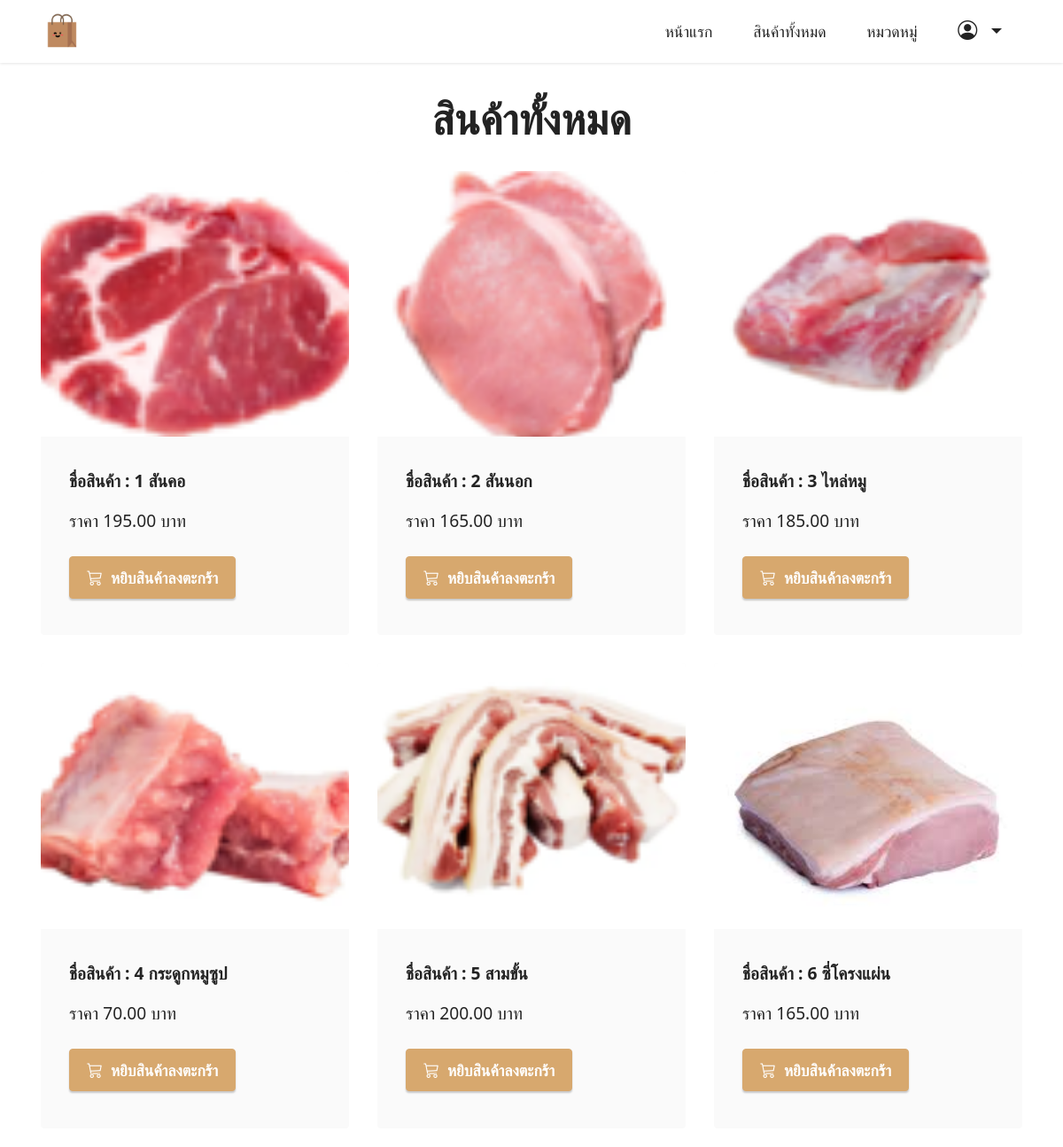
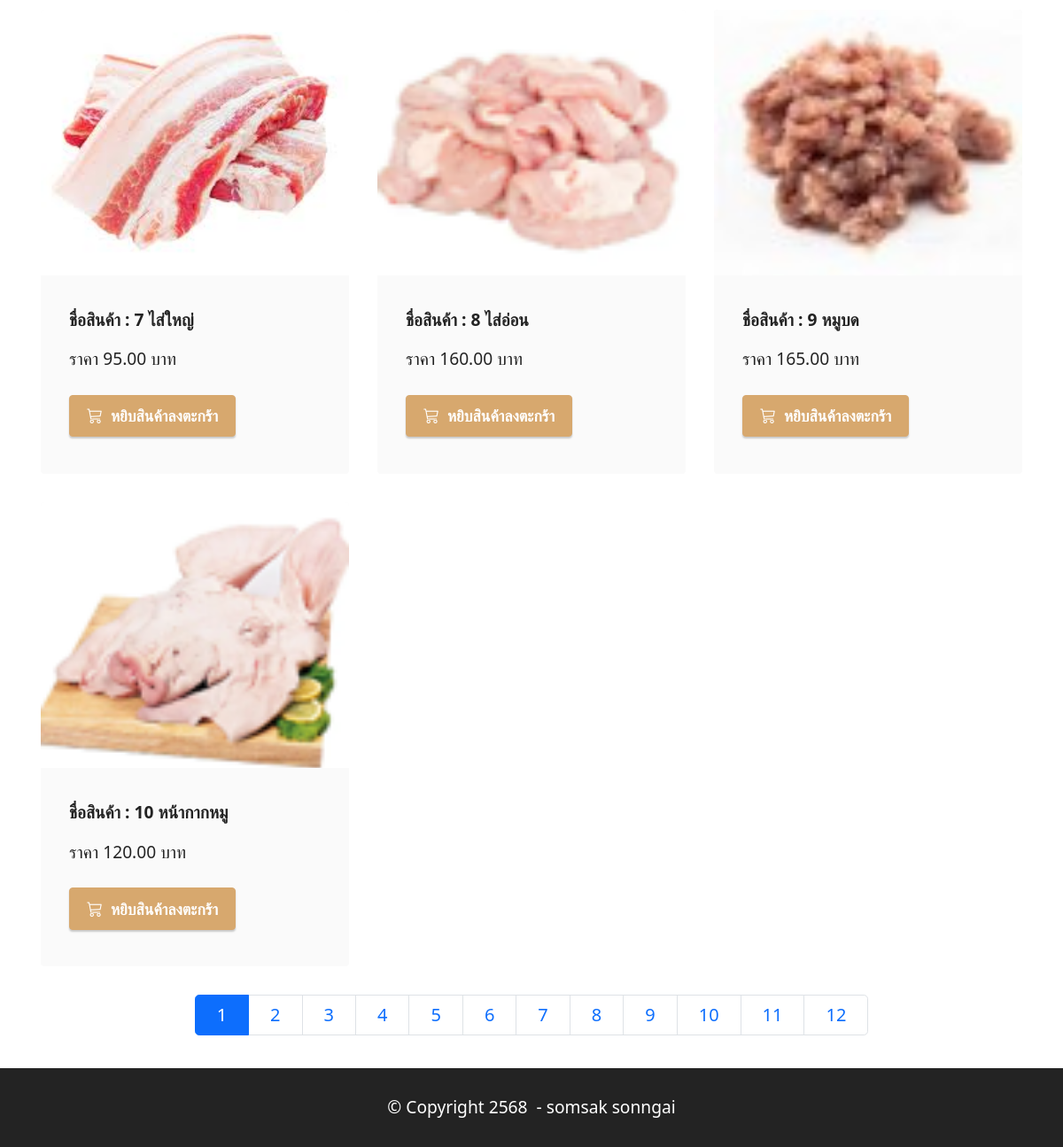
The app's page /product/ with its own data (2 pictures, top to bottom).
### productapp/models.py (models this page shows, shortened)
class Product1(models.Model):
    category = models.ForeignKey('Category',on_delete=models.CASCADE,null=True,verbose_name="หมวดหมู่สินค้า")
    name = models.CharField("ชื่อสินค้า", max_length=100)
    description = models.TextField("รายละเอียดสินค้า", max_length=500)
    price = models.DecimalField("ราคาขาย", max_digits=10, decimal_places=2)
    stock = models.DecimalField("จำนวนในสต๊อก", max_digits=10, decimal_places=2)
    is_trending = models.BooleanField("สินค้าแนะนำ", default=False)
    image = models.ImageField("รูปสินค้า", upload_to="product")
    profitprice = models.DecimalField("ราคากำไร", max_digits=10, decimal_places=2)
    created_at = models.DateTimeField("วันที่เพิ่มสินค้า", auto_now_add=True)
    updated_at = models.DateTimeField("วันที่แก้ไขล่าสุด", auto_now=True)
    barcode = models.CharField("บาร์โค้ด", max_length=13, unique=True)
    class Meta:
        verbose_name = "Product"
        verbose_name_plural = "รายการสินค้า"

### productapp/views.py (the view)
# urls.py: path('product/',views.product_list,name='product1'),
def product_list(request):
     all_product=Product1.objects.all().order_by("category") # เรียกลำดับจากชื่อสินค้า ถ้าเป็นการเพิ่ม order_by ตัวนี้จะมีการเชื่อมโยงกับ Product.html
     page=request.GET.get("page") # ดึงค่า parameter page เพิ่อระบุว่าผู้ใช้ต้องการดูหน้าที่เท่าไหร่ ถ้าไม่มี parametre page ใน url ค่านี้จะเป็น  None
     paginator=Paginator(all_product,10) #สร้าง object Paginator เพื่อแบ่งข้อมูล all_product ออกเป็นหน้า page โดยแต่ล่ะหน้าจะแสดงข้อมูล 3 รายการ
     all_product=paginator.get_page(page) #ดึงข้อมูลของหน้าที่ผู้ชายที่จะต้องการดู (ตามค่า page ที่ได้จาก url ) ถ้า page เป็น None  หรือไม่ถูกต้อง (เช่น มากกว่าจำนวณหน้าทั้งหมด ) จะดึงข้อมูลหน้าแรกมาให้โดยอัตโนมัติ
     return render (request,"product.html",{"all_product":all_product}) #ทำการดึงค่าตัวแปรมาเก็บไว้แล้ว Return กับไป

### productapp/templates/product.html (shortened to what this page needs)
{% extends "layout.html"%}
{% load humanize %}
{% block content%}
<section class="content2 cid-tsEQSCqggh" id="content2-2">
    <div class="container">
        <div class="mbr-section-head">
            <h4 class="mbr-section-title mbr-fonts-style align-center mb-0 display-2">
                <strong>สินค้าทั้งหมด</strong>
            </h4>
        </div>
        <div class="row mt-4">
        {% for Product1 in all_product %}
        <div class="item features-image сol-12 col-md-6 col-lg-4">
            <div class="item-wrapper">
                <div class="item-img">
                    <a href="{% url 'productDetail' Product1.id %}">
                        <img src="{{ Product1.image.url }}" >
                    </a>
                </div>
                <div class="item-content">
                    <h6 class="item-subtitle mbr-fonts-style mt-1 display-7">
                        <strong>ชื่อสินค้า : {{Product1.name}}</strong>
                    </h6>
                    <p class="mbr-text mbr-fonts-style mt-3 display-7">ราคา {{Product1.price | intcomma}} บาท</p>
                </div>
                <div class="mbr-section-btn item-footer mt-2">
                    {%if Product1.stock <= 0 %}
                         <h2 class="text-secondary text-center" t>สินค้าหมด</h2>
                    {% else %}
                        <a href="{% url 'addCart' Product1.id %}" class="btn btn-primary display-4">
                             <i class="bi bi-cart3"></i></i>&nbsp;
                                หยิบสินค้าลงตะกร้า
                         </a>
                     {% endif %}
                </div>
            </div>
        </div>
        {% endfor %}
        <nav aria-label="product-pagination" class="media-container-row">
            <ul class="pagination pagination-lg">
               {% for num in all_product.paginator.page_range %} <!--ตัวนี้สมารถเข้าไปเรียกใช้ให้ปุ่มมันเรียงกันได้ สามารถเข้าไปที่ all_product.paginator.page_range ->>
                    {% if num != all_product.number %}
                        <li class="page-item ">
                            <a class="page-link" href="?page={{num}}">{{num}}</a>
                        </li>
                    {% else %}
                        <li class="page-item active ">
                            <a class="page-link" href="?page={{num}}">{{num}}</a>
                        </li>
                     {% endif %}
               {% endfor %}
            </ul>
        </nav>
    </div>
</section>
{% endblock%}

### productapp/static/assets/theme/css/style.css (style rules this page uses)
section { background-color: #ffffff; }
body { font-style: normal; line-height: 1.5; font-weight: 400; color: #232323; position: relative; }
section, .container, .container-fluid { position: relative; word-wrap: break-word; }
a { font-style: normal; font-weight: 400; cursor: pointer; }
a, a:hover { text-decoration: none; }
.mbr-section-title { font-style: normal; line-height: 1.3; }
.mbr-text { font-style: normal; line-height: 1.7; }
h1, h2, h3, h4, h5, h6, .display-1, .display-2, .display-4, .display-5, .display-7, span, p, a { line-height: 1; word-break: break-word; word-wrap: break-word; font-weight: 400; }
b, strong { font-weight: bold; }
section { background-position: 50% 50%; background-repeat: no-repeat; background-size: cover; }
.align-center { text-align: center; }
.media-container-row { display: flex; flex-direction: row; flex-wrap: wrap; justify-content: center; align-content: center; align-items: start; }
@media (min-width: 992px) { .media-container-row { flex-wrap: nowrap; } }
img, iframe { display: block; width: 100%; }
.mbr-section-btn { margin-left: -0.6rem; margin-right: -0.6rem; font-size: 0; }
.btn { font-weight: 600; border-width: 1px; font-style: normal; margin: 0.6rem 0.6rem; white-space: normal; transition: all 0.2s ease-in-out; display: inline-flex; align-items: center; justify-content: center; word-break: break-word; }
.row { display: -webkit-flex; -webkit-flex-wrap: wrap; }
html, body { height: auto; min-height: 100vh; }
ul, ol, pre, blockquote { margin-bottom: 2.3125rem; }
.mt-4 { margin-top: 2rem !important; }
@media (min-width: 992px) { .container { padding-left: 16px; padding-right: 16px; } }
@media (min-width: 992px) { .row { margin-left: -16px; margin-right: -16px; } }
@media (min-width: 992px) { .row > [class*=col] { padding-left: 16px; padding-right: 16px; } }
.card-wrapper, .item-wrapper { overflow: hidden; }
.item { position: relative; }

### productapp/static/assets/custom/css/custom-style.css (style rules this page uses)
.display-2 { font-size: 3rem; line-height: 1.1; }
.display-4 { font-size: 1.1rem; line-height: 1.5; }
.display-7 { font-size: 1.2rem; line-height: 1.5; }
.btn { padding: 0.6rem 1.2rem; border-radius: 4px; }
.btn-primary, .btn-primary:active { background-color: #d7a86e !important; border-color: #d7a86e !important; color: #ffffff !important; box-shadow: 0 2px 2px 0 rgba(0, 0, 0, 0.2); }
a, a:hover { color: #d7a86e; }
body { overflow-x: hidden; }
a { transition: color 0.6s; }
.cid-tsEQSCqggh { padding-top: 3rem; background-color: #ffffff; }
.cid-tsEQSCqggh img, .cid-tsEQSCqggh .item-img { height: 100%; height: 300px; object-fit: cover; }
.cid-tsEQSCqggh .item { cursor: pointer; margin-bottom: 2rem; }
.cid-tsEQSCqggh .item-wrapper { position: relative; border-radius: 4px; background: #fafafa; height: 100%; display: flex; flex-flow: column nowrap; }
@media (min-width: 992px) { .cid-tsEQSCqggh .item-wrapper .item-content { padding: 2rem 2rem 0; } }
@media (min-width: 992px) { .cid-tsEQSCqggh .item-wrapper .item-footer { padding: 0 2rem 2rem; } }
.cid-tsEQSCqggh .mbr-section-btn { margin-top: auto !important; }
.cid-tsEQSCqggh .mbr-section-title { color: #232323; }
.cid-tsEQSCqggh .mbr-text, .cid-tsEQSCqggh .mbr-section-btn { text-align: left; }
.cid-tsEQSCqggh .item-subtitle { text-align: left; color: #232323; }

### records on screen
Product1: image (picture), name "1 สันคอ", price "195.00", stock "หยิบสินค้าลงตะกร้า"
Product1: image (picture), name "2 สันนอก", price "165.00", stock "หยิบสินค้าลงตะกร้า"
Product1: image (picture), name "3 ไหล่หมู", price "185.00", stock "หยิบสินค้าลงตะกร้า"
Product1: image (picture), name "4 กระดูกหมูซูป", price "70.00", stock "หยิบสินค้าลงตะกร้า"
Product1: image (picture), name "5 สามขั้น", price "200.00", stock "หยิบสินค้าลงตะกร้า"
Product1: image (picture), name "6 ซี่โครงแผ่น", price "165.00", stock "หยิบสินค้าลงตะกร้า"
Product1: image (picture), name "7 ไส่ใหญ่", price "95.00", stock "หยิบสินค้าลงตะกร้า"
Product1: image (picture), name "8 ไส่อ่อน", price "160.00", stock "หยิบสินค้าลงตะกร้า"
Product1: image (picture), name "9 หมูบด", price "165.00", stock "หยิบสินค้าลงตะกร้า"
Product1: image (picture), name "10 หน้ากากหมู", price "120.00", stock "หยิบสินค้าลงตะกร้า"

### other values on screen
{{ num }} "1"
{{ num }} "2" "3" "4" "5" "6" "7" "8" "9" "10" "11" "12"
